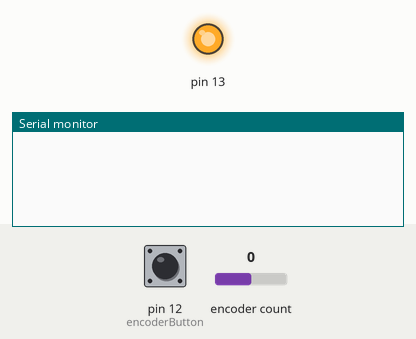
The sketch below on a simulated Arduino Uno, built with avr-gcc and run on an emulated ATmega328P. Parts: output pins drawn as LEDs (lit = HIGH), the last lines printed to the serial monitor. The inputs (shaded band) are chosen by the test bench; at power-on: encoder count 0, pin 12 (encoderButton) HIGH.

Above: at 1.2 s.
1.3 s: encoder count set to 1
At 2.6 s:
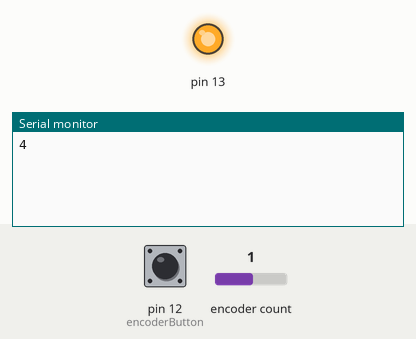
2.9 s: pin 12 (encoderButton) pulsed LOW 2 times (0.12 s each, 0.3 s apart)
At 4.7 s:
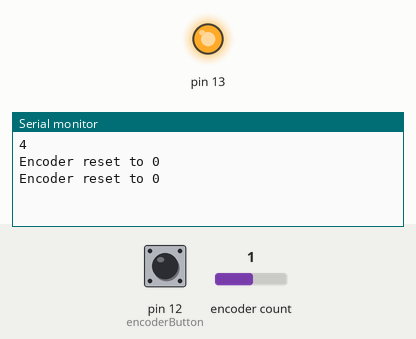

The sketch:

Encoder_w_lib.ino
```cpp
/**
 * @brief Basic encoder usage with libraries.
 * @version 0.3
 * @date 2023-04-09
 *
 * Print the encoder value to the serial monitor.
 */

#include <Encoder.h>  // https://github.com/PaulStoffregen/Encoder
#include <EasyButton.h> // for the button of the encoder https://github.com/evert-arias/EasyButton

EasyButton encoderButton(12);

// Change these pin numbers to the pins connected to your encoder.
//   Best Performance: both pins have interrupt capability
//   Good Performance: only the first pin has interrupt capability
//   Low Performance:  neither pin has interrupt capability
Encoder encoder(10, 11);
int newPosition = 0;
int oldPosition = 0;
unsigned long lastDebounceTime = 0;

void setup()
{
  Serial.begin(9600);
  encoderButton.begin();
  encoderButton.onPressed(onPressed); // onPressed function will be called when the onPressed event of the button gets triggered.
  pinMode(13, OUTPUT);
  digitalWrite(13, HIGH); // Power for encoder
}

void loop()
{
  encoderButton.read();
  newPosition = encoder.read();
  if ((millis() - lastDebounceTime) > 200)  // only update after 200ms
  {
    if (newPosition != oldPosition)
    {
      /*int absPosition = abs(newPosition) / 2;
      if (absPosition > 9)
      {
        absPosition = 0;
      }*/
      Serial.println(newPosition);
      // Serial.print("\t");
      // Serial.println(absPosition);
      oldPosition = newPosition;
    }
    lastDebounceTime = millis();
  }
}

// reset the encoder
void onPressed()
{
  encoder.write(0);
  oldPosition = 0;
  Serial.println("Encoder reset to 0");
}
```

Measured:
- after the input at 1.3 s, the serial monitor: prints a new line after 0.11 s (image 1)
- after the input at 2.9 s, the serial monitor: prints a new line after 0.12 s (image 2)
